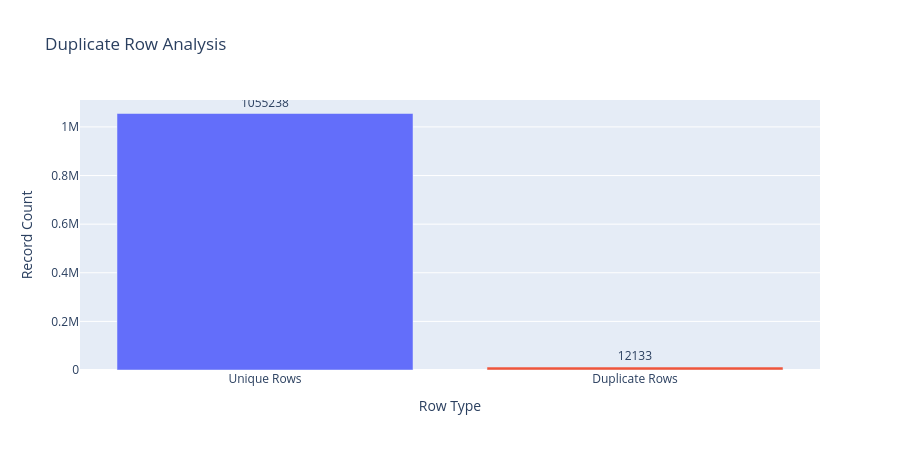

Notebook code for this chart:
### Markdown cell above
**Business insight:** Missing customer identifiers and product descriptions are the most important quality gaps to monitor because they reduce attribution accuracy in customer and product analytics. The sales pipeline should therefore keep a clean-rule layer that excludes or flags incomplete rows before executive reporting.

### Code cell
duplicate_rows = int(raw_df.duplicated().sum())
unique_rows = int(len(raw_df) - duplicate_rows)
duplicate_summary = pd.DataFrame({
    'Row Type': ['Unique Rows', 'Duplicate Rows'],
    'Record Count': [unique_rows, duplicate_rows]
})
display(duplicate_summary)

fig = px.bar(
    duplicate_summary,
    x='Row Type',
    y='Record Count',
    color='Row Type',
    title='Duplicate Row Analysis',
    text='Record Count'
)
fig.update_traces(textposition='outside')
fig.update_layout(showlegend=False, height=450)
fig.show()

if duplicate_rows > 0:
    display(raw_df[raw_df.duplicated(keep=False)].head(10))

### Figure 1 — Plotly figure (JSON) as saved in the notebook; plotly's stock layout.template omitted (floating-point values rounded to 4 significant figures)
{"data": [{"alignmentgroup": "True", "hovertemplate": "Row Type=%{x}<br>Record Count=%{text}<extra></extra>", "legendgroup": "Unique Rows", "marker": {"color": "#636efa", "pattern": {"shape": ""}}, "name": "Unique Rows", "offsetgroup": "Unique Rows", "orientation": "v", "showlegend": true, "text": [1055238], "textposition": "outside", "type": "bar", "x": ["Unique Rows"], "xaxis": "x", "y": [1055238], "yaxis": "y"}, {"alignmentgroup": "True", "hovertemplate": "Row Type=%{x}<br>Record Count=%{text}<extra></extra>", "legendgroup": "Duplicate Rows", "marker": {"color": "#EF553B", "pattern": {"shape": ""}}, "name": "Duplicate Rows", "offsetgroup": "Duplicate Rows", "orientation": "v", "showlegend": true, "text": [12133], "textposition": "outside", "type": "bar", "x": ["Duplicate Rows"], "xaxis": "x", "y": [12133], "yaxis": "y"}], "layout": {"barmode": "relative", "height": 450, "legend": {"title": {"text": "Row Type"}, "tracegroupgap": 0}, "showlegend": false, "title": {"text": "Duplicate Row Analysis"}, "xaxis": {"anchor": "y", "categoryarray": ["Unique Rows", "Duplicate Rows"], "categoryorder": "array", "domain": [0, 1], "title": {"text": "Row Type"}}, "yaxis": {"anchor": "x", "domain": [0, 1], "title": {"text": "Record Count"}}}}
